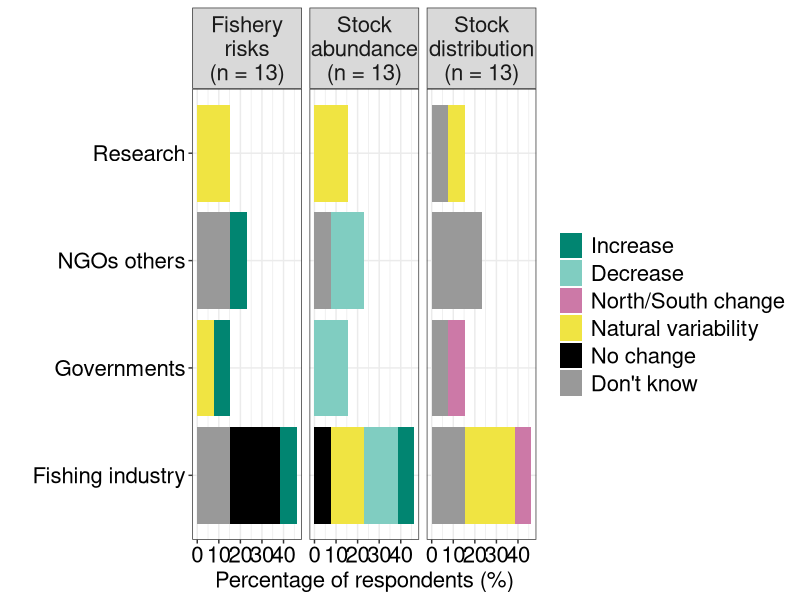
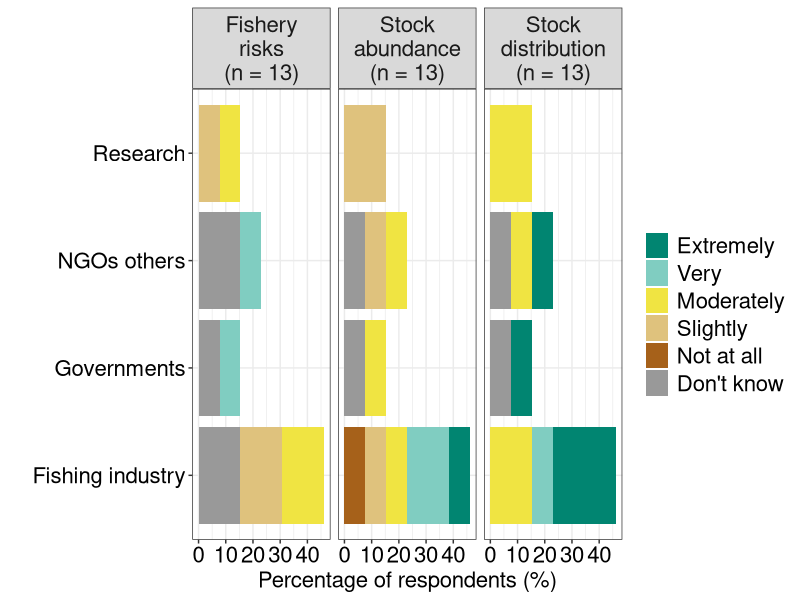

Write the R code that produced these figures, in order.
#### Description: this script produces manuscript Figures 2 and 3
#### INPUT: "data.xlsx" 
#### OUTPUT: manuscript Figures 2 and 3
#### Date: 18/02/2020
#### Author: Iratxe Rubio
#######################################################################

library(readxl) #read_xlsx function
library(tidyverse)

#Open data
change1 <- read_xlsx("data/data.xlsx", sheet = 5)
group <- read_xlsx("data/data.xlsx", sheet = 1)
change <- left_join(change1, group, by ="ID")

change$change_value[change$change_value == "NO"] <- "No change" 
change$change_value[change$change_value == "DN"] <- "Don't know" 
change$change_value[change$change_value == "variability"] <- "Natural variability" 
change$change_value[change$change_value == "increase"] <- "Increase" 
change$change_value[change$change_value == "decrease"] <- "Decrease" 
change$change_value[change$change_value == "N/S"] <- "North/South change"

change$change_component[change$change_component == "weather_risks"] <- "Fishery\nrisks\n(n = 13)"
change$change_component[change$change_component == "stock_distribution"] <- "Stock\ndistribution\n(n = 13)"
change$change_component[change$change_component == "stock_abundance"] <- "Stock\nabundance\n(n = 13)"

####CC perception
change_CC_vars <- c("Don't know", #0
                    "Not at all", #1
                    "Slightly", #2
                    "Moderately", #3
                    "Very", #4
                    "Extremely") #5

#by groups
df_group <- change %>% 
              group_by(change_component, change_value, group) %>% 
              summarise(number = n())

df_group$change_value <- factor(df_group$change_value, levels = c("Increase",
                                                                  "Decrease",
                                                                  "North/South change",
                                                                  "Natural variability",
                                                                  "No change" ,
                                                                  "Don't know"))

df_group$proportion <- round((df_group$number/13)*100, 1)

jpeg("Figure2.jpg", 
    width = 11, height = 4, units = 'in', res = 300)

ggplot(df_group, aes(x = group,
               y = proportion,
               fill = change_value)) + 
  scale_fill_manual(values = c("#018571","#80CDC1","#CC79A7","#F0E442","black","#999999")) +
  geom_bar(stat = "identity") +
  coord_flip() +
  xlab("") +
  ylab("Percentage of respondents (%)") +
  theme_bw() +
  theme(legend.title = element_blank(),
        legend.text = element_text(size = 16),
        legend.key.height = unit(0.7, "cm"),
        axis.text = element_text(size = 16, color = "black"),
        axis.title = element_text(size = 16),
        strip.text = element_text(size = 16),
        plot.title = element_text(size = 16)) +
  #scale_fill_brewer(palette = 'Paired') +
  facet_wrap(~change_component) #+
  
dev.off()

#Change
df2_group <- change %>% 
              group_by(change_component, change_CC, group) %>% 
              summarise(number = n())

df2_group$change_CC[df2_group$change_CC == 6] <- 0
df2_group$change_CC <- as.factor(df2_group$change_CC)

levels(df2_group$change_CC) <- change_CC_vars

df2_group$proportion <- round((df2_group$number/13)*100, 1)


jpeg("Figure3.jpg", 
    width = 11, height = 4, units = 'in', res = 300)

ggplot(df2_group, aes(x = group, fill = change_CC)) + 
  geom_bar(data = df2_group,
           aes(y = proportion), 
           position = position_stack(reverse = T), 
           stat = "identity") +
  coord_flip() +
  xlab("") +
  ylab("Percentage of respondents (%)") +
  theme_bw() +
  theme(legend.title = element_blank(),
        legend.text = element_text(size = 16),
        legend.key.height = unit(0.7, "cm"),
        axis.text = element_text(size = 16, color = "black"),
        axis.title = element_text(size = 16),
        strip.text = element_text(size = 16),
        plot.title = element_text(size = 16)) +
  scale_fill_manual(values = c("Extremely" = "#018571",
                               "Very" = "#80CDC1",
                               "Moderately" = "#F0E442",
                               "Slightly" = "#DFC27D",
                               "Not at all" = "#A6611A",
                               "Don't know" = "#999999"),
                    breaks = as.character(change_CC_vars),
                    guide = guide_legend(reverse = T)) +
  scale_y_continuous(labels = abs) + #, limits = c(-6,6)
  facet_wrap(~change_component) 
 
dev.off()
